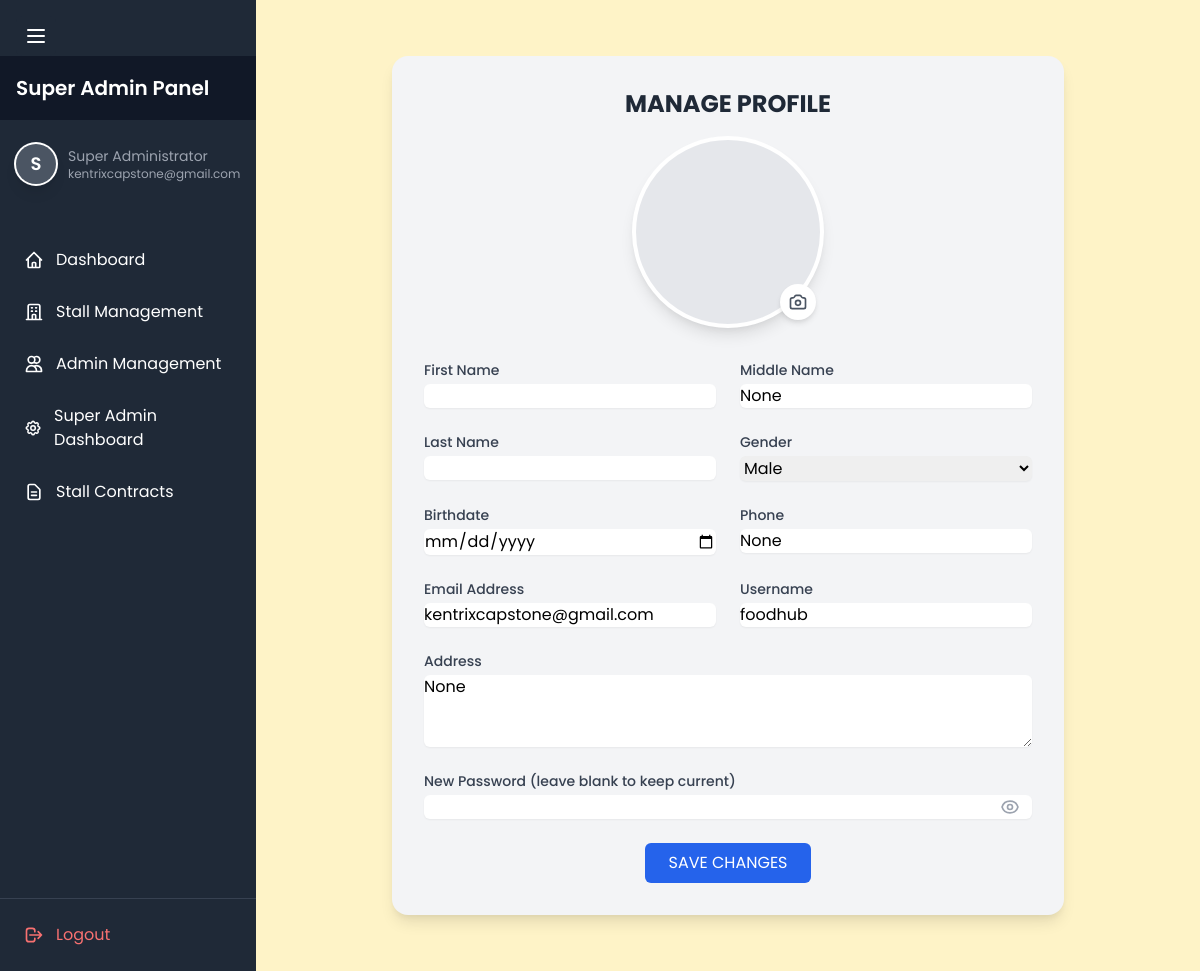
Page /super-admin/profile/ (signed in) on the earlier database version.
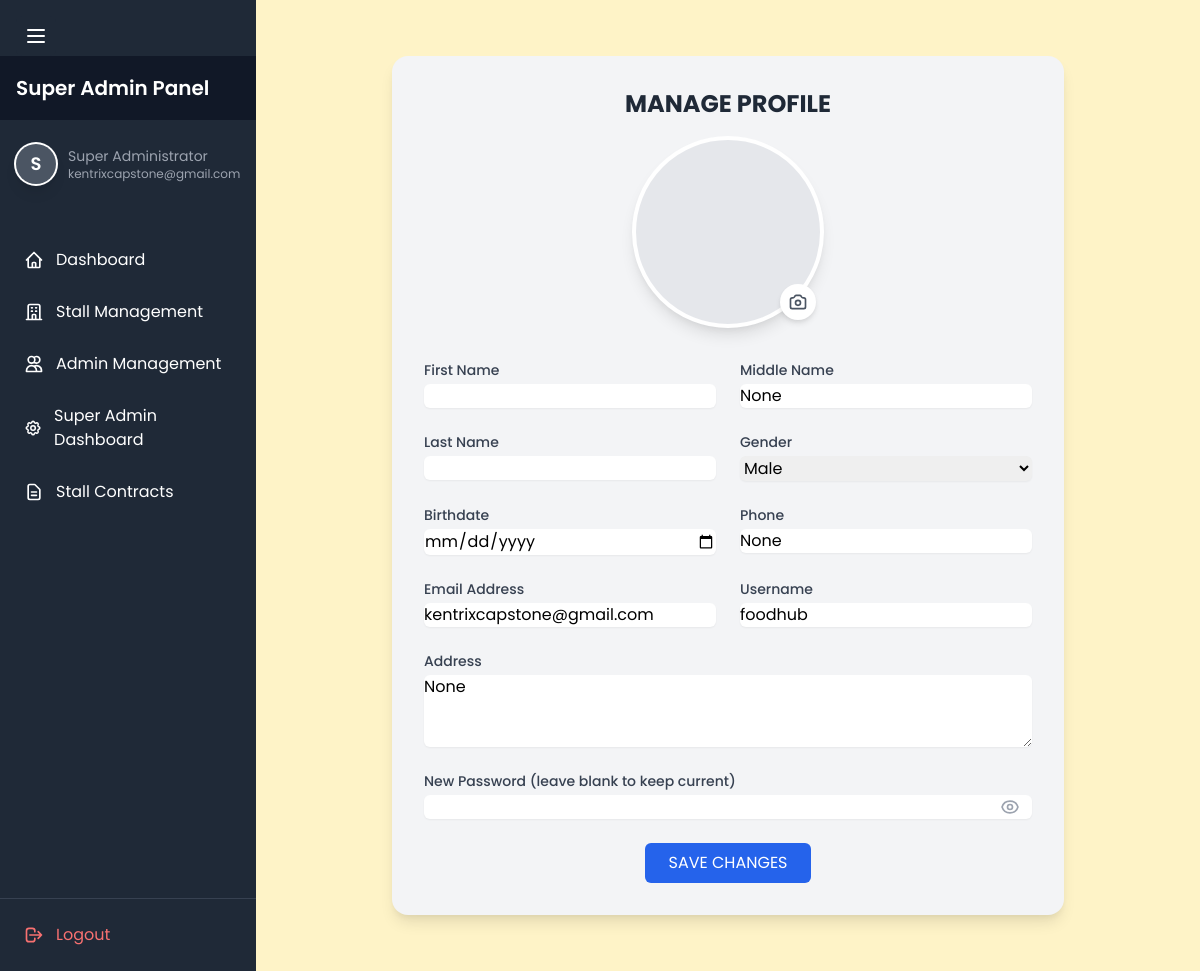
Same page on the later database version.
### TriadApp/models.py (models this page shows)
class CustomUser(AbstractUser):
    middle_name = models.CharField(max_length=50, blank=True, null=True)
    gender = models.CharField(max_length=10, blank=True, null=True)
    birthdate = models.DateField(null=True, blank=True)
    phone = models.CharField(max_length=15, blank=True, null=True)
    address = models.TextField(blank=True, null=True)
    profile_image = models.ImageField(upload_to='profile_images/', blank=True, null=True)
    groups = models.ManyToManyField(
        'auth.Group',
        related_name='custom_user_set',
        blank=True,
        help_text='The groups this user belongs to. A user will get all permissions granted to each of their groups.',
        verbose_name='groups',
    )
    user_permissions = models.ManyToManyField(
        'auth.Permission',
        related_name='custom_user_set',
        blank=True,
        help_text='Specific permissions for this user.',
        verbose_name='user permissions',
    )
    class Meta:
        db_table = 'custom_user'

### TriadApp/super_admin.py (the view)
# urls.py: path('super-admin/profile/', super_admin.super_admin_profile, name='super_admin_profile'),
@superuser_required
def super_admin_profile(request):
    return render(request, 'TriadApp/superadmin/super_admin_profile.html', {
        'user': request.user,
        'super_admin': request.user
    })

### TriadApp/templates/TriadApp/superadmin/super_admin_profile.html (shortened to what the changed rows need)
{% extends 'TriadApp/superadmin/super_admin.html' %}
{% block content %}
<div class="max-w-2xl mx-auto my-8">
    <div class="bg-gray-100 from-orange-50 to-orange-100 rounded-2xl shadow-lg p-8">
        <div class="text-center mb-8">
            <h1 class="text-2xl font-bold text-gray-800 mb-4">MANAGE PROFILE</h1>
        </div>
        <form method="POST" enctype="multipart/form-data" class="space-y-6" id="profileForm">
            <div class="grid grid-cols-2 gap-6">
                <div>
                    <label for="middle_name" class="block text-sm font-medium text-gray-700">Middle Name</label>
                    <input type="text" id="middle_name" name="middle_name" value="{{ user.middle_name }}"
                           class="mt-1 block w-full rounded-md border-gray-300 shadow-sm focus:border-blue-500 focus:ring-blue-500">
                </div>
                <div>
                    <label for="gender" class="block text-sm font-medium text-gray-700">Gender</label>
                    <select id="gender" name="gender"
                            class="mt-1 block w-full rounded-md border-gray-300 shadow-sm focus:border-blue-500 focus:ring-blue-500">
                        <option value="Male" {% if user.gender == 'Male' %}selected{% endif %}>Male</option>
                    </select>
                </div>
                <div>
                    <label for="phone" class="block text-sm font-medium text-gray-700">Phone</label>
                    <input type="tel" id="phone" name="phone" value="{{ user.phone }}"
                           class="mt-1 block w-full rounded-md border-gray-300 shadow-sm focus:border-blue-500 focus:ring-blue-500">
                </div>
                <div>
                    <label for="email" class="block text-sm font-medium text-gray-700">Email Address</label>
                    <input type="email" id="email" name="email" value="{{ user.email }}"
                           class="mt-1 block w-full rounded-md border-gray-300 shadow-sm focus:border-blue-500 focus:ring-blue-500">
                </div>
                <div>
                    <label for="username" class="block text-sm font-medium text-gray-700">Username</label>
                    <input type="text" id="username" name="username" value="{{ user.username }}"
                           class="mt-1 block w-full rounded-md border-gray-300 shadow-sm focus:border-blue-500 focus:ring-blue-500">
                </div>
                <div class="col-span-2">
                    <label for="address" class="block text-sm font-medium text-gray-700">Address</label>
                    <textarea id="address" name="address" rows="3"
                              class="mt-1 block w-full rounded-md border-gray-300 shadow-sm focus:border-blue-500 focus:ring-blue-500">{{ user.address }}</textarea>
                </div>
            </div>
        </form>
    </div>
</div>
{% endblock %}

### TriadApp/templates/TriadApp/superadmin/super_admin.html (shortened to what the changed rows need)
<!DOCTYPE html>
<html lang="en">
<head>
    <link href="https://cdn.jsdelivr.net/npm/tailwindcss@2.2.16/dist/tailwind.min.css" rel="stylesheet">
</head>
<body class="bg-yellow-100">
    <div class="flex">
        <div id="sidebar" class="fixed inset-y-0 left-0 w-64 bg-gray-800 transform transition-transform duration-200 ease-in-out overflow-y-auto flex flex-col">
            <div class="flex-grow">
                <div class="px-4 py-6 text-white">
                    <div class="flex items-center space-x-3 mb-3">
                        <a href="{% url 'super_admin_profile' %}" class="flex items-center space-x-3 hover:opacity-80 transition-opacity">
                            <div class="flex-shrink-0">
                                {% if request.user.profile_image %}
                                    <div class="w-10 h-10 rounded-full overflow-hidden ring-2 ring-white shadow-lg">
                                        <img src="{{ request.user.profile_image.url }}"
                                             alt="Profile Picture"
                                             class="w-full h-full object-cover">
                                    </div>
                                {% else %}
                                    <div class="w-10 h-10 rounded-full overflow-hidden ring-2 ring-white shadow-lg bg-gray-600 flex items-center justify-center">
                                        <span class="text-lg font-semibold text-white">
                                            {{ request.user.first_name|first|default:"S"|upper }}
                                        </span>
                                    </div>
                                {% endif %}
                            </div>
                            <div class="overflow-hidden">
                                <p class="text-sm text-gray-400">Super Administrator</p>
                                <p class="text-xs text-gray-400 ">{{ request.user.email }}</p>
                            </div>
                        </a>
                    </div>
                </div>
            </div>
        </div>
        <div id="mainContent" class="flex-1 ml-64 p-6 transition-all duration-200 ease-in-out">
            {% block content %}{% endblock %}
</body>
</html>

Differences in the rows shown:
changed CustomUser "kentrixcapstone@gmail.com": gender "Male" → (not shown)
Other differences:
form field gender: (not shown) → "Male"
